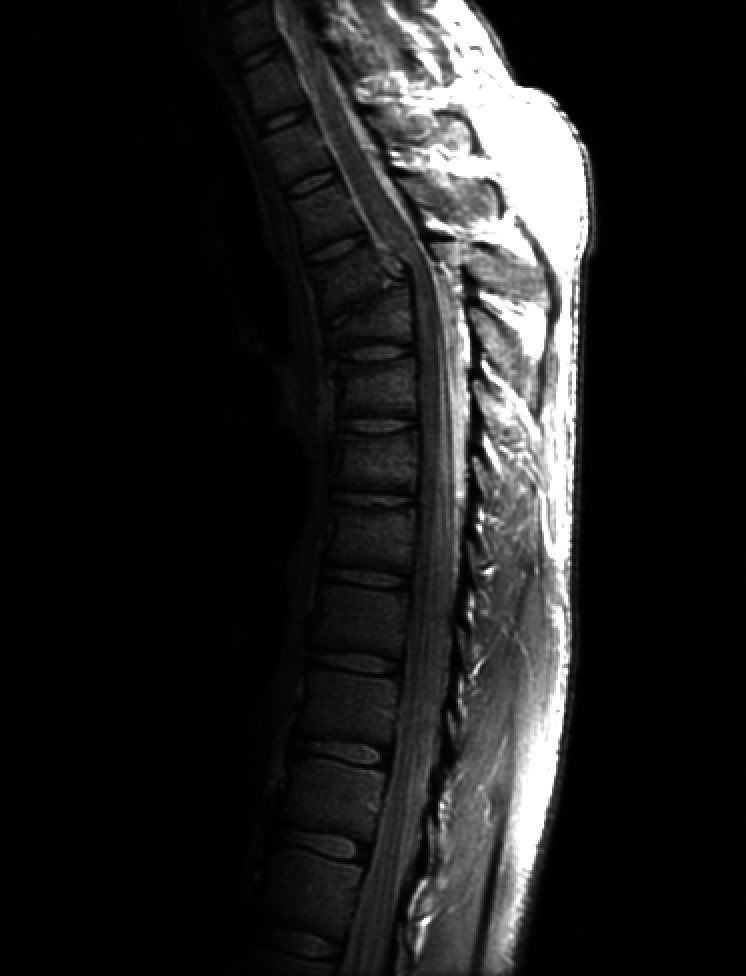
#> input picture DIPcode/project1/3.02/3.8(a).tif, 746 x 976 px
$ python 3.02.py
#> lines starting #> are read from the running program, lines starting #| are printed output that depends on the picture
import cv2
import numpy as np
import matplotlib.pyplot as plt
import os


def calculate_histogram(image):
    """
    计算灰度图像的直方图。

    参数:
        image: 代表灰度图像的 NumPy 数组。

    返回:
        一个长度为 256 的 NumPy 数组，代表直方图。
    """
    # 使用 NumPy 的 bincount 函数可以更高效地计算直方图
    hist = np.bincount(image.ravel(), minlength=256)
    return hist


def histogram_equalization(image):
    """
    对灰度图像进行全局直方图均衡化。

    参数:
        image: 代表灰度图像的 NumPy 数组。

    返回:
        一个元组，包含均衡化后的图像和变换函数。
    """
    # 步骤 1: 计算直方图
    hist = calculate_histogram(image)

    # 步骤 2: 计算累积分布函数 (CDF)
    cdf = hist.cumsum()

    # 步骤 3: 构建变换函数 (查找表)
    # 屏蔽CDF中的0值以避免除零错误
    cdf_masked = np.ma.masked_equal(cdf, 0)

    # 应用均衡化公式: T(r) = (L-1) * CDF(r) / (M*N - N_min)
    # M*N是总像素数, N_min是灰度级为0的像素数
    # 这里我们使用 cdf.max() 和 cdf_masked.min() 来进行归一化
    cdf_masked = (
        (cdf_masked - cdf_masked.min()) * 255 / (cdf_masked.max() - cdf_masked.min())
    )

    # 将被屏蔽的值填充为0，并转换类型
    transformation_function = np.ma.filled(cdf_masked, 0).astype("uint8")

    # 步骤 4: 应用变换函数到图像
    equalized_image = transformation_function[image]

    return equalized_image, transformation_function


# --- 主程序 ---
# 以灰度模式加载图像
try:
    image_path = "3.8(a).tif"
    image = cv2.imread(image_path, cv2.IMREAD_GRAYSCALE)
#> image is the input picture: shape (976, 746); min 0, max 255, mean 32.6
    if image is None:
        raise FileNotFoundError(
            f"错误：找不到图像文件 '{image_path}'。请确保文件与脚本在同一目录下。"
        )

    # --- 新增: 创建输出文件夹 ---
    output_dir = "output"
    os.makedirs(output_dir, exist_ok=True)

    # 设置matplotlib以支持中文
    plt.rcParams["font.sans-serif"] = ["SimHei"]
    plt.rcParams["axes.unicode_minus"] = False

    # --- 1. 计算原始图像信息 ---
    original_hist = calculate_histogram(image)
#> in calculate_histogram, `hist = np.bincount(image.ravel(), minlength=256)`: hist = 256 values, max 416723 at index 1, min 133 at index 244, mean 2844.1
#> original_hist has the same summary as hist in calculate_histogram

    # --- 2. 执行全局直方图均衡化 ---
    global_equalized_image, transformation_function = histogram_equalization(image)
#> in histogram_equalization, `cdf = hist.cumsum()`: cdf = 256 values from 1811 to 728096
#> in histogram_equalization, `transformation_function = np.ma.filled(cdf_masked, 0).astype("uint8")`: transformation_function = 256 values from 0 to 255
#> in histogram_equalization, `equalized_image = transformation_function[image]`:
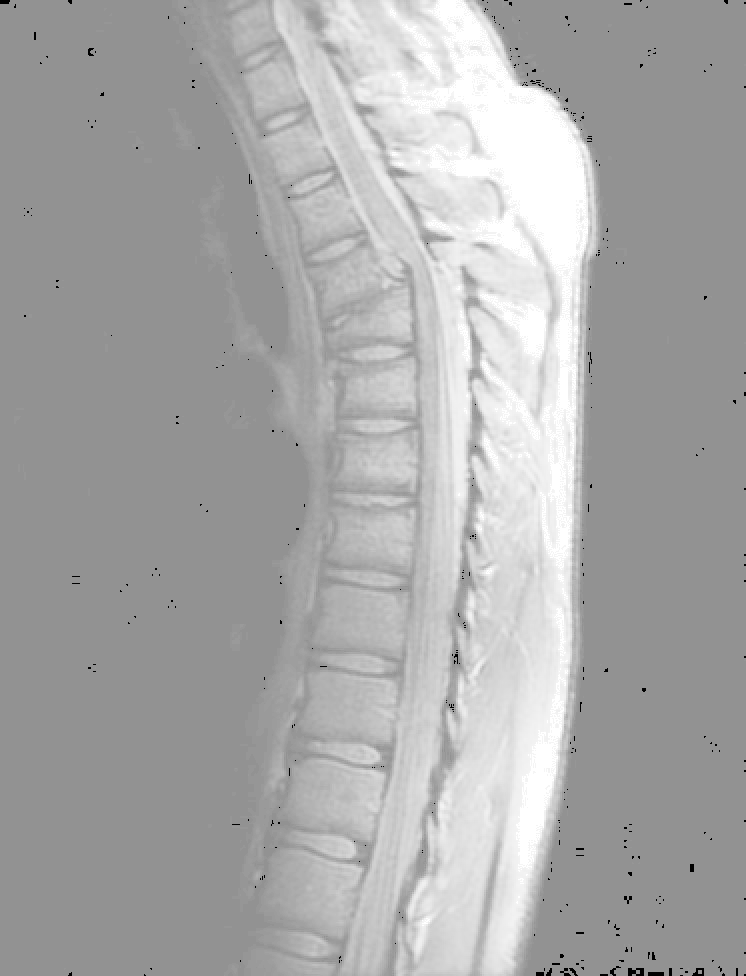
#> equalized_image: shape (976, 746); min 0, max 255, mean 169.1
#> transformation_function = 256 values from 0 to 255
    global_equalized_hist = calculate_histogram(global_equalized_image)
#> global_equalized_hist = 256 values, max 416723 at index 146, min 0 at index 1, mean 2844.1

    # --- 3. 执行 CLAHE (限制对比度的自适应直方图均衡化) ---
    # 这是一种改进的局部均衡化技术，通常效果更好
    clahe = cv2.createCLAHE(clipLimit=2.0, tileGridSize=(8, 8))
    clahe_image = clahe.apply(image)
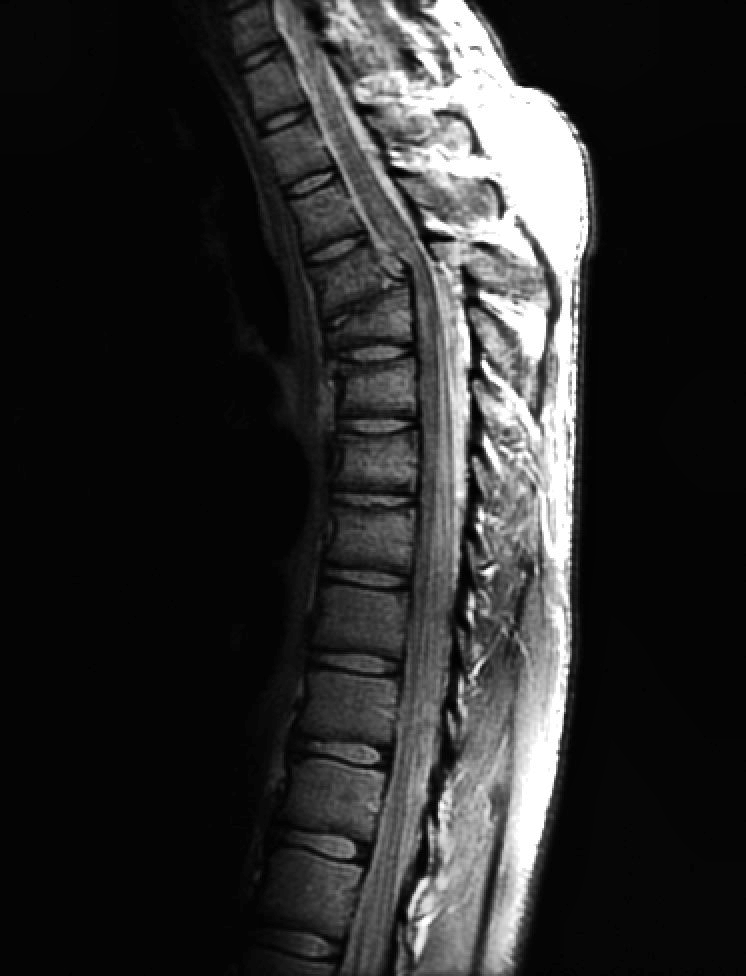
#> clahe_image: shape (976, 746); min 0, max 255, mean 44.3
    clahe_hist = calculate_histogram(clahe_image)
#> clahe_hist = 256 values, max 306984 at index 4, min 27 at index 254, mean 2844.1

    # --- 4. 新增: 将每一个结果图像输出到`output`文件夹 ---

    # 4.1 保存原始图像
    cv2.imwrite(os.path.join(output_dir, "3.02.01.png"), image)

    # 4.2 保存原始直方图
    plt.figure(figsize=(6, 4))
    plt.plot(original_hist)
    plt.title("原始直方图")
    plt.xlabel("灰度级")
    plt.ylabel("像素数")
    plt.xlim([0, 255])
    plt.grid(True)
    plt.savefig(os.path.join(output_dir, "3.02.02.png"))
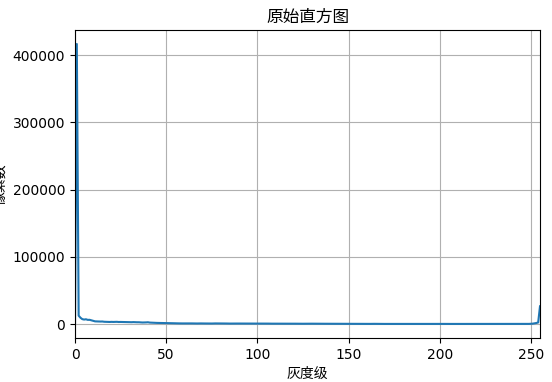
#> figure drawn by matplotlib, 1 panel; curve peaks at x = 1, y = 416723
    plt.close()

    # 4.3 保存全局均衡化变换函数
    plt.figure(figsize=(6, 4))
    plt.plot(transformation_function)
    plt.title("全局均衡化变换函数")
    plt.xlabel("输入灰度级")
    plt.ylabel("输出灰度级")
    plt.xlim([0, 255])
    plt.ylim([0, 255])
    plt.grid(True)
    plt.savefig(os.path.join(output_dir, "3.02.03.png"))
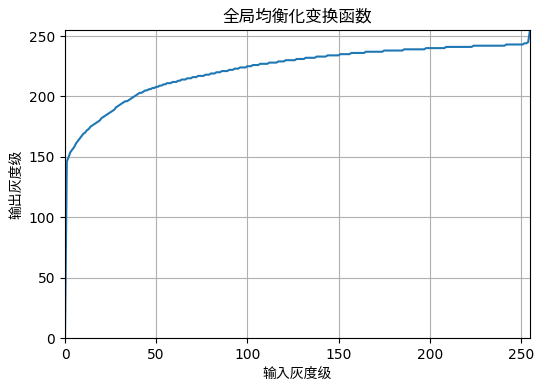
#> figure drawn by matplotlib, 1 panel; curve peaks at x = 255, y = 255
    plt.close()

    # 4.4 保存全局均衡化图像
    cv2.imwrite(os.path.join(output_dir, "3.02.04.png"), global_equalized_image)

    # 4.5 保存全局均衡化直方图
    plt.figure(figsize=(6, 4))
    plt.plot(global_equalized_hist)
    plt.title("全局均衡化直方图")
    plt.xlabel("灰度级")
    plt.ylabel("像素数")
    plt.xlim([0, 255])
    plt.grid(True)
    plt.savefig(os.path.join(output_dir, "3.02.05.png"))
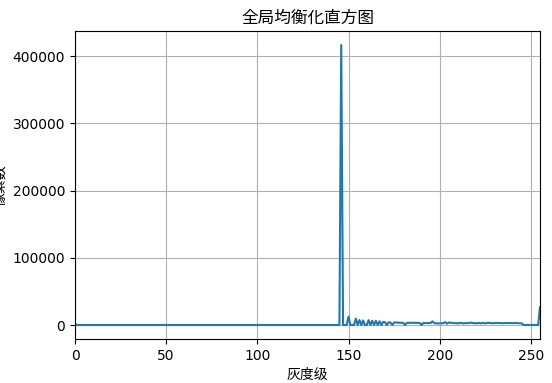
#> figure drawn by matplotlib, 1 panel; curve peaks at x = 146, y = 416723
    plt.close()

    print(f"已将结果图像 3.02.01 到 3.02.05 保存到 '{output_dir}' 文件夹中。")

    # --- 5. 绘图与生成完整的报告 (保留原有功能) ---
    plt.figure(figsize=(18, 12))

    # --- 第一行: 原始图像分析 ---
    plt.subplot(3, 3, 1)
    plt.imshow(image, cmap="gray")
    plt.title("1. 原始图像")
    plt.axis("off")

    plt.subplot(3, 3, 2)
    plt.plot(original_hist)
    plt.title("2. 原始直方图")
    plt.xlabel("灰度级")
    plt.ylabel("像素数")
    plt.xlim([0, 255])

    plt.subplot(3, 3, 3)
    plt.plot(transformation_function)
    plt.title("3. 全局均衡化变换函数")
    plt.xlabel("输入灰度级")
    plt.ylabel("输出灰度级")
    plt.xlim([0, 255])
    plt.ylim([0, 255])

    # --- 第二行: 全局均衡化结果 ---
    plt.subplot(3, 3, 4)
    plt.imshow(global_equalized_image, cmap="gray")
    plt.title("4. 全局均衡化图像")
    plt.axis("off")

    plt.subplot(3, 3, 5)
    plt.plot(global_equalized_hist)
    plt.title("5. 全局均衡化直方图")
    plt.xlabel("灰度级")
    plt.ylabel("像素数")
    plt.xlim([0, 255])

    # --- 第三行: CLAHE 结果 (推荐) ---
    plt.subplot(3, 3, 7)
    plt.imshow(clahe_image, cmap="gray")
    plt.title("6. CLAHE 均衡化图像 (推荐)")
    plt.axis("off")

    plt.subplot(3, 3, 8)
    plt.plot(clahe_hist)
    plt.title("7. CLAHE 直方图")
    plt.xlabel("灰度级")
    plt.ylabel("像素数")
    plt.xlim([0, 255])

    plt.tight_layout(pad=3.0)
    plt.savefig("3.02_report.png")
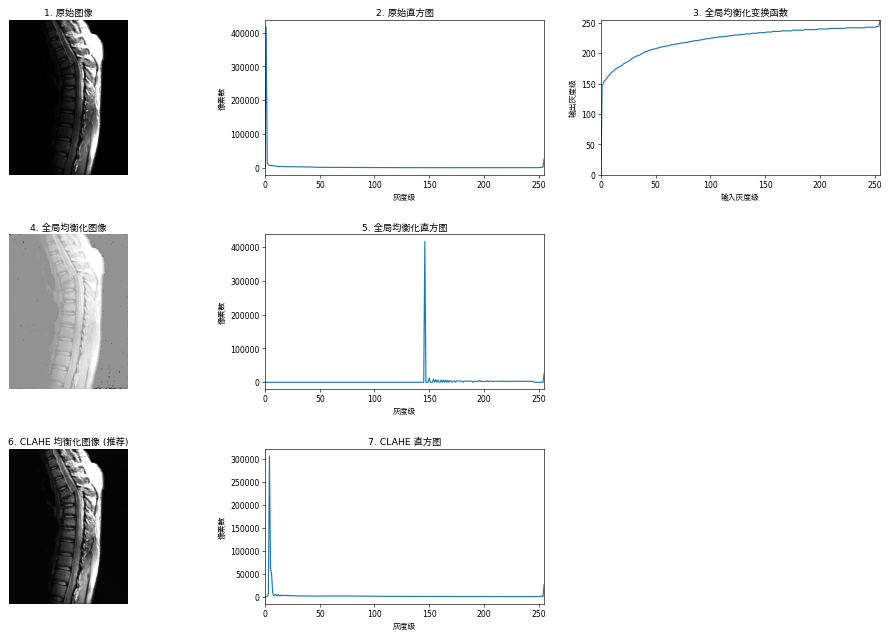
#> figure drawn by matplotlib, 7 panels; panel 2: curve peaks at x = 1, y = 416723; panel 3: curve peaks at x = 255, y = 255; panel 5: curve peaks at x = 146, y = 416723; panel 7: curve peaks at x = 4, y = 306984
    plt.show()

    print("图像处理完成，并已生成完整的报告图 '3.02_report.png'。")

except FileNotFoundError as e:
    print(e)
except Exception as e:
    print(f"处理过程中发生未知错误: {e}")
